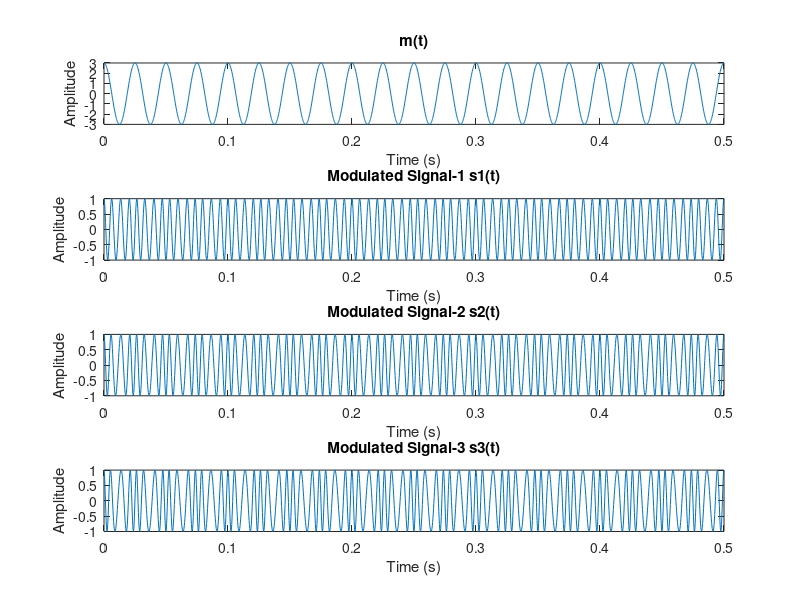
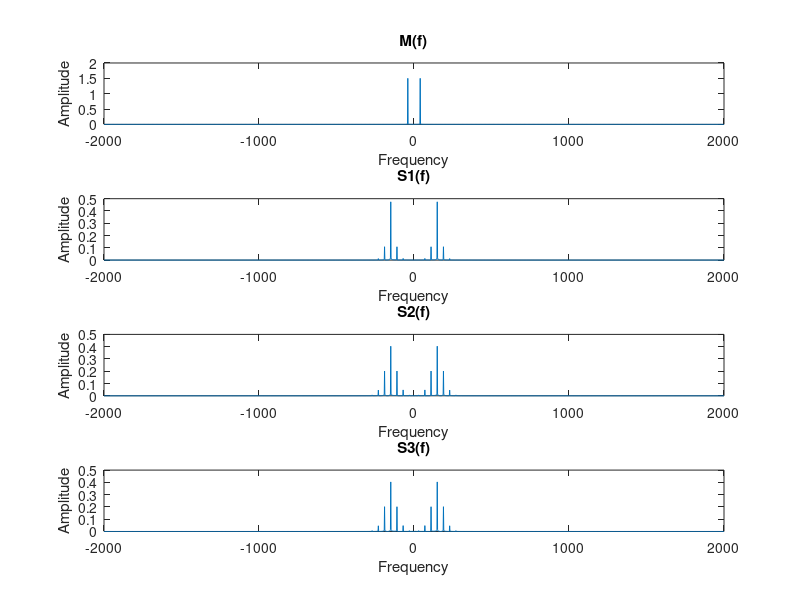

MATLAB code for these plots, in order: (Note: this script raises an error after producing the figures.)
clc;
clear all;
close all;

Fs = 4000;
fm = 40;
fc = 150;
t = 0 : 1/Fs : 0.5;
Am = 3;
Ac = 1;
mt = 3*cos(2*pi*fm*t);
ct = cos(2*pi*fc*t);
kf1 = 6;
kf2 = 12;
kf3 = 18;
ut1 = cos((2*pi*fc*t) + (2*pi*kf1*cumsum(mt,2)*(1/Fs)));
ut2 = cos((2*pi*fc*t) + (2*pi*kf2*cumsum(mt,2)*(1/Fs)));
ut3 = cos((2*pi*fc*t) + (2*pi*kf3*cumsum(mt,2)*(1/Fs)));

figure(1);
subplot(411), plot(t,mt);
title('m(t)');
ylabel('Amplitude');
xlabel('Time (s)');
subplot(412), plot(t,ut1);
title('Modulated Signal-1 s1(t)');
ylabel('Amplitude');
xlabel('Time (s)');
subplot(413), plot(t,ut2);
title('Modulated Signal-2 s2(t)');
ylabel('Amplitude');
xlabel('Time (s)');
subplot(414), plot(t,ut3);
title('Modulated Signal-3 s3(t)');
ylabel('Amplitude');
xlabel('Time (s)');
N = length(t);
f = linspace(-Fs/2,Fs/2,N);
mtf = abs(fftshift(fft(mt, N)))/N;
ut1f = abs(fftshift(fft(ut1, N)))/N;
ut2f = abs(fftshift(fft(ut2, N)))/N;
ut3f = abs(fftshift(fft(ut2, N)))/N;
figure(2);
subplot(411), plot(f,mtf);
title('M(f)');
ylabel('Amplitude');
xlabel('Frequency');
subplot(412), plot(f,ut1f);
title('S1(f)');
ylabel('Amplitude');
xlabel('Frequency');
subplot(413), plot(f,ut2f);
title('S2(f)');
ylabel('Amplitude');
xlabel('Frequency');
subplot(414), plot(f,ut3f);
title('S3(f)');
ylabel('Amplitude');
xlabel('Frequency');
demod1 = Am*fmdemod(ut1,fc,Fs,Am*kf1);
demod2 = Am*fmdemod(ut2,fc,Fs,Am*kf2);
demod3 = Am*fmdemod(ut3,fc,Fs,Am*kf3);

figure(3);
subplot(311), plot(t,demod1);
title('Demodulation of s1(t)');
ylabel('Amplitude');
xlabel('Time(s)');
hold on;
plot(t,mt);
subplot(312), plot(t,demod2);
title('Demodulation of s2(t)');
ylabel('Amplitude');
xlabel('Time(s)');
hold on;
plot(t,mt);
subplot(313), plot(t,demod3);
title('Demodulation of s3(t)');
ylabel('Amplitude');
xlabel('Time(s)');
hold on;
plot(t,mt);

